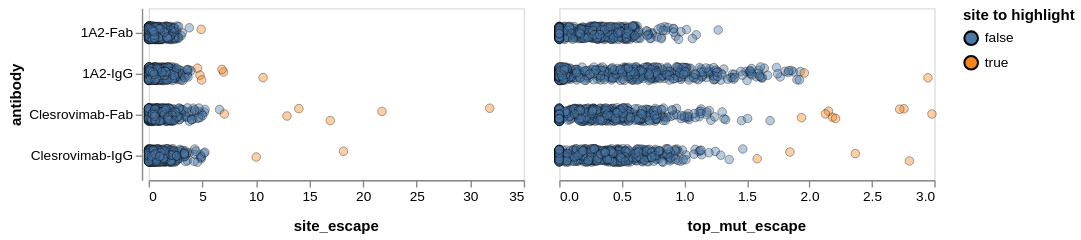

Source (notebook cell):
### Code cell
# Visualize site selection
site_selection = alt.selection_point(fields=["site"], on="mouseover", empty=False) 

per_site_escape_chart = (
    alt.Chart(per_site_escape)
    .add_params(site_selection)
    .transform_calculate(jitter="random() - 0.5")
    .encode(
        alt.X("escape", title=None),
        alt.Y("antibody"),
        alt.YOffset("jitter:Q", scale=alt.Scale(domain=[-1.2, 1.2])),
        alt.Column(
            "escape_type",
            title=None,
            header=alt.Header(orient="bottom", labelFontSize=11, labelFontStyle="bold"),
        ),
        alt.Color("highlight", title="site to highlight"),
        tooltip=["site", "rank", "antibody", "manual_no_highlight"],
        strokeWidth=alt.condition(site_selection, alt.value(3), alt.value(0.25)),
    )
    .mark_circle(size=40, strokeOpacity=1, fillOpacity=0.4, stroke="black")
    .resolve_scale(x="independent")
    .properties(width=275, height=alt.Step(30))
    .configure_axis(grid=False)
)

per_site_escape_chart

### Figure 1 — Vega-Lite specification as saved in the notebook (floating-point values rounded to 4 significant figures; data arrays with more than 128 entries replaced by an {"elided": "..."} marker saying what was removed)
{"config": {"view": {"continuousWidth": 300, "continuousHeight": 300}, "axis": {"grid": false}}, "data": {"name": "data-c31c568425e0341560634379231b5414"}, "mark": {"type": "circle", "fillOpacity": 0.4, "size": 40, "stroke": "black", "strokeOpacity": 1}, "encoding": {"color": {"field": "highlight", "title": "site to highlight", "type": "nominal"}, "column": {"field": "escape_type", "header": {"labelFontSize": 11, "labelFontStyle": "bold", "orient": "bottom"}, "title": null, "type": "nominal"}, "strokeWidth": {"condition": {"param": "param_1", "value": 3, "empty": false}, "value": 0.25}, "tooltip": [{"field": "site", "type": "quantitative"}, {"field": "rank", "type": "quantitative"}, {"field": "antibody", "type": "nominal"}, {"field": "manual_no_highlight", "type": "nominal"}], "x": {"field": "escape", "title": null, "type": "quantitative"}, "y": {"field": "antibody", "type": "nominal"}, "yOffset": {"field": "jitter", "scale": {"domain": [-1.2, 1.2]}, "type": "quantitative"}}, "height": {"step": 30}, "params": [{"name": "param_1", "select": {"type": "point", "fields": ["site"], "on": "mouseover"}}], "resolve": {"scale": {"x": "independent"}}, "transform": [{"calculate": "random() - 0.5", "as": "jitter"}], "width": 275, "$schema": "https://vega.github.io/schema/vega-lite/v5.20.1.json", "datasets": {"data-c31c568425e0341560634379231b5414": {"elided": "4032 records"}}}
